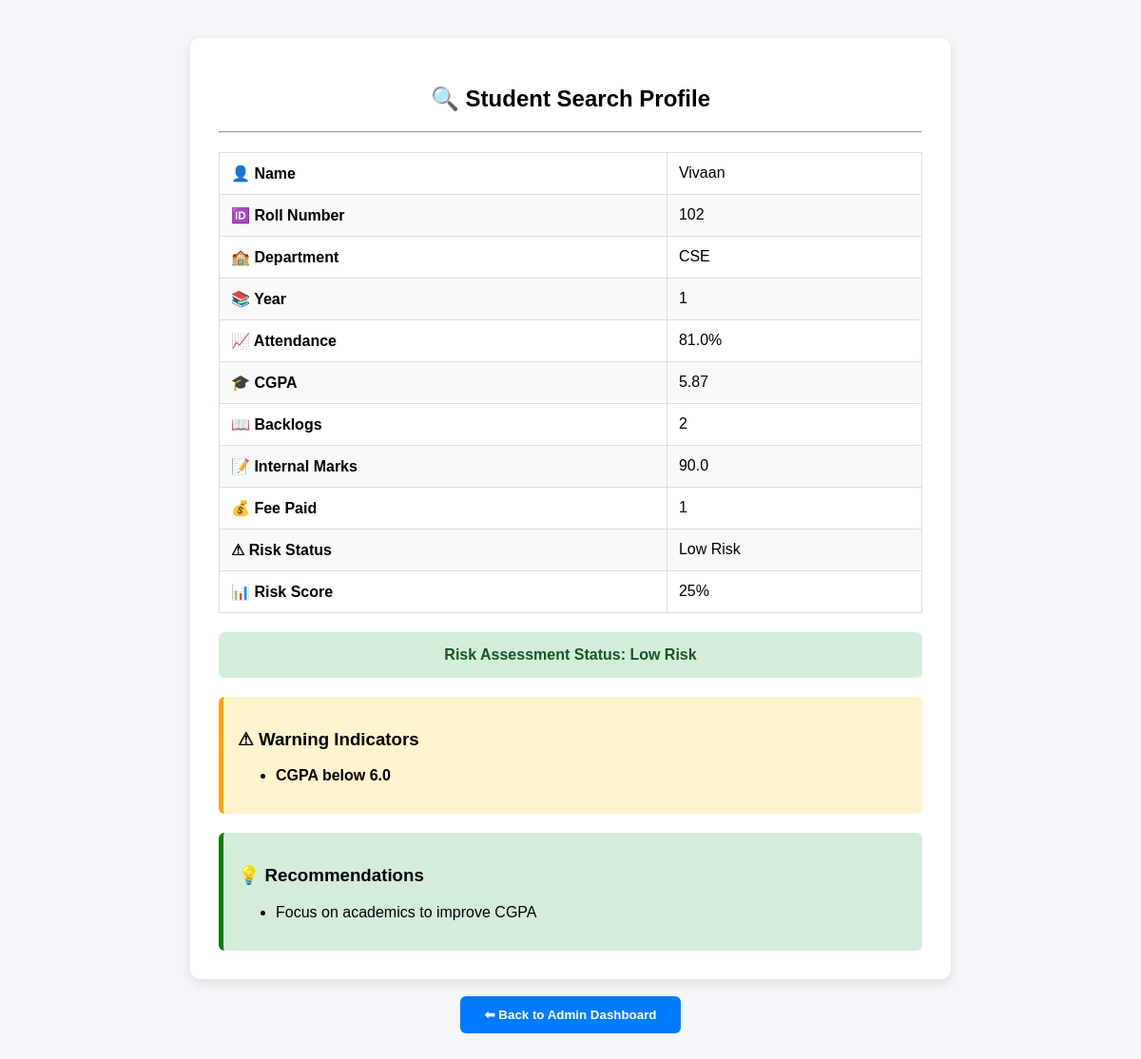
The app's page /search?rollno=102 with its own data.
### tables this page shows
CREATE TABLE students (
            id INTEGER PRIMARY KEY AUTOINCREMENT,
            name TEXT,
            rollno TEXT UNIQUE,
            department TEXT,
            year INTEGER,
            attendance REAL,
            cgpa REAL,
            backlogs INTEGER,
            internal_marks REAL,
            fee_paid TEXT,
            prediction TEXT,
            riskscore INTEGER
        );

### app.py (the view)
@app.route('/search', methods=['GET', 'POST'])
def search():
    rollno = ""
    if request.method == 'POST':
        rollno = request.form.get('rollno', '').strip()
    else:
        rollno = request.args.get('rollno', '').strip()
    if not rollno:
        flash("Please enter a valid Roll Number.")
        return redirect(url_for('admin'))
    conn = sqlite3.connect(DB_FILE)
    conn.row_factory = sqlite3.Row
    cursor = conn.cursor()
    cursor.execute(
        "SELECT * FROM students WHERE rollno=?",
        (rollno,)
    )
    student = cursor.fetchone()
    conn.close()
    if not student:
        return f"<h3>Student with Roll Number '{rollno}' not found.</h3><a href='/admin'>Go Back</a>"
    warnings = []
    recommendations = []
    if student["attendance"] < 75:
        warnings.append("Attendance below 75%")
        recommendations.append("Improve attendance to at least 75%")
    if student["cgpa"] < 6:
        warnings.append("CGPA below 6.0")
        recommendations.append("Focus on academics to improve CGPA")
    if student["backlogs"] > 2:
        warnings.append("More than 2 backlogs")
        recommendations.append("Clear backlog subjects immediately")
    if student["fee_paid"] == "No":
        warnings.append("Fee payment pending")
        recommendations.append("Complete pending fee payment")
    return render_template(
        "search.html",
        student=student,
        warnings=warnings,
        recommendations=recommendations
    )

### templates/search.html (shortened to what this page needs)
<!DOCTYPE html>
<html lang="en">
<head>
    <link rel="stylesheet" href="{{ url_for('static', filename='style.css') }}">
</head>
<body>
<div class="container">
{% if student %}
<div class="profile-card">
    <h2>🔍 Student Search Profile</h2>
    <hr>
    <table>
        <tr>
            <td><b>👤 Name</b></td>
            <td>{{ student['name'] }}</td>
        </tr>
        <tr>
            <td><b>🆔 Roll Number</b></td>
            <td>{{ student['rollno'] }}</td>
        </tr>
        <tr>
            <td><b>🏫 Department</b></td>
            <td>{{ student['department'] }}</td>
        </tr>
        <tr>
            <td><b>📚 Year</b></td>
            <td>{{ student['year'] }}</td>
        </tr>
        <tr>
            <td><b>📈 Attendance</b></td>
            <td>{{ student['attendance'] }}%</td>
        </tr>
        <tr>
            <td><b>🎓 CGPA</b></td>
            <td>{{ student['cgpa'] }}</td>
        </tr>
        <tr>
            <td><b>📖 Backlogs</b></td>
            <td>{{ student['backlogs'] }}</td>
        </tr>
        <tr>
            <td><b>📝 Internal Marks</b></td>
            <td>{{ student['internal_marks'] }}</td>
        </tr>
        <tr>
            <td><b>💰 Fee Paid</b></td>
            <td>{{ student['fee_paid'] }}</td>
        </tr>
        <tr>
            <td><b>⚠ Risk Status</b></td>
            <td>{{ student['prediction'] }}</td>
        </tr>
        <tr>
            <td><b>📊 Risk Score</b></td>
            <td>{{ student['riskscore'] }}%</td>
        </tr>
    </table>
    <div class="risk-box {% if student['prediction'] %}{{ student['prediction'].lower().replace(' ', '-') }}{% endif %}">
        Risk Assessment Status:
        {% if student['prediction'] %}
            {{ student['prediction'] }}
        {% else %}
            Not Evaluated Yet
        {% endif %}
    </div>
    {% if warnings %}
    <div class="warning-box">
        <h3>⚠ Warning Indicators</h3>
        <ul>
            {% for warning in warnings %}
                <li><b>{{ warning }}</b></li>
            {% endfor %}
        </ul>
    </div>
    {% endif %}
    {% if recommendations %}
    <div class="recommendation-box">
        <h3>💡 Recommendations</h3>
        <ul>
            {% for rec in recommendations %}
                <li>{{ rec }}</li>
            {% endfor %}
        </ul>
    </div>
    {% endif %}
</div>
{% endif %}
<br>
<a href="/admin">
    <button class="back-btn">
        ⬅ Back to Admin Dashboard
    </button>
</a>
</div>
</body>
</html>

### static/style.css (style rules this page uses)
body { font-family: Arial; background:#f4f6f9; text-align:center; }
.container { width:80%; margin:auto; }
button { background:#007bff; color:white; padding:10px; border:none; border-radius:5px; }
.risk-box { background:#fff3cd; padding:20px; border-radius:10px; margin-top:20px; }

### templates/search.html (style rules this page uses)
body { background-color: #f4f6f9; font-family: Arial, sans-serif; }
.container { margin: 40px auto; max-width: 800px; text-align: center; }
.profile-card { background: white; padding: 30px; border-radius: 10px; box-shadow: 0px 4px 12px rgba(0,0,0,0.1); }
table { width: 100%; border-collapse: collapse; margin-top: 20px; }
table td { border: 1px solid #ddd; padding: 12px; text-align: left; }
table tr:nth-child(even) { background-color: #f8f9fa; }
.risk-box { padding: 15px; margin-top: 20px; border-radius: 6px; font-weight: bold; }
.low-risk { background: #d4edda; color: #155724; }
.warning-box { margin-top: 20px; text-align: left; background: #fff3cd; padding: 15px; border-radius: 6px; border-left: 5px solid orange; }
.recommendation-box { margin-top: 20px; text-align: left; background: #d4edda; padding: 15px; border-radius: 6px; border-left: 5px solid green; }
.back-btn { padding: 12px 25px; background: #007bff; color: white; border: none; border-radius: 6px; font-weight: bold; cursor: pointer; }

### records on screen
students: name "Vivaan", rollno "102", department "CSE", year "1", attendance "81.0", cgpa "5.87", backlogs "2", internal_marks "90.0", fee_paid "1", prediction "Low Risk", riskscore "25"

### other values on screen
{{ warning }} "CGPA below 6.0"
{{ rec }} "Focus on academics to improve CGPA"
